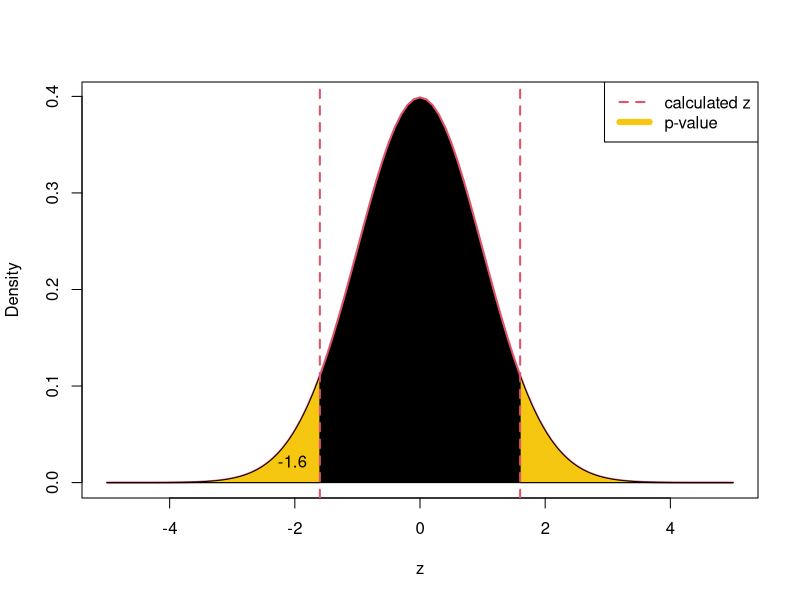

Generate this figure with R: (Note: this script raises an error after producing the figure.)
## ---- chunk 1
# I have previously selected significance level of 1%
alpha <- 0.01
qnorm(c(alpha/2, 1-alpha/2), 0, 1)
## ---- chunk 2
(1-pnorm(abs(1.6)))*2
## ---- chunk 3
plot(seq(-5,5,0.1), dnorm(seq(-5,5,0.1)), xlab="z", ylab="Density", type="l",
     lwd=0, lty=0, col=4)
polygon(c(seq(-5,5,0.1),rev(seq(-5,5,0.1))),
        c(dnorm(seq(-5,5,0.1)),rep(0,length(seq(-5,5,0.1)))), col=17, lty=0)
lines(seq(-5,5,0.1), dnorm(seq(-5,5,0.1)), lwd=2, lty=1, col=2)
lines(c(-5,5), c(0,0), col=1, lwd=1)
polygon(c(seq(-5,qnorm(1-pnorm(abs(1.6))),0.01),rev(seq(-5,qnorm(1-pnorm(abs(1.6))),0.01))),
        c(dnorm(seq(-5,qnorm(1-pnorm(abs(1.6))),0.01)), rep(0,length(seq(-5,qnorm(1-pnorm(abs(1.6))),0.01)))), col=15)
polygon(c(seq(qnorm(pnorm(abs(1.6))),5,0.01),rev(seq(qnorm(pnorm(abs(1.6))),5,0.01))),
        c(dnorm(seq(qnorm(pnorm(abs(1.6))),5,0.01)), rep(0,length(seq(qnorm(pnorm(abs(1.6))),5,0.01)))), col=15)
# abline(v=qnorm(c(1-pnorm(abs(1.6)),pnorm(abs(1.6)))), col=2, lwd=2)
abline(v=c(-1.6,1.6), col=2, lwd=2, lty=2)
text(-1.65,0.02,"-1.6",pos=2)
text(1.65,0.02,"1.6",pos=2)
legend("topright",legend=c("calculated z","p-value"),
       lwd=c(2,6), col=c(2,15), lty=c(2,1))
## ---- chunk 4
qt(c(alpha/2, 1-alpha/2), 100-1)
## ---- chunk 5
set.seed(41)
## ---- chunk 6
y <- rnorm(100, 175.3, 5)
# Note that our significance level is 1%,
# so we ask to produce 99% confidence interval
t.test(y, mu=175.3, alternative="two.sided", conf.level=0.99)
## ---- chunk 7
test <- t.test(y, mu=175.3, alternative="two.sided",conf.level=0.99)
## ---- chunk 8
wilcox.test(y, mu=175.3, alternative="two.sided")
## ---- chunk 9
test <- wilcox.test(y, mu=175.3, alternative="two.sided")
## ---- chunk 10
qchisq(0.01,29)
## ---- chunk 11
plot(seq(0,100,0.1), dchisq(seq(0,100,0.1),29), xlab=TeX("$\\chi^2$$"), ylab="Density", type="l",
     lwd=0, lty=0, col=4)
polygon(c(seq(0,100,0.1),rev(seq(0,100,0.1))),
        c(dchisq(seq(0,100,0.1),29),rep(0,length(seq(0,100,0.1)))), col=17, lty=0)
lines(seq(0,100,0.1), dchisq(seq(0,100,0.1),29), lwd=2, lty=1, col=2)
lines(c(0,100), c(0,0), col=1, lwd=1)
polygon(c(seq(0,qchisq(0.01,29),0.01),rev(seq(0,qchisq(0.01,29),0.01))),
        c(dchisq(seq(0,qchisq(0.01,29),0.01),29), rep(0,length(seq(0,qchisq(0.01,29),0.01)))), col=15)
abline(v=qchisq(0.01,29), col=4, lwd=2)
text(14.2,0.006,"14.26",pos=4)
abline(v=23.97, col=2, lwd=2, lty=2)
text(24,0.004,"23.97",pos=4)
legend("topright",legend=c(TeX("critical $\\chi^2$$"),TeX("calculated $\\chi^2$$"),TeX("$\\alpha =0.01$")),
       lwd=c(2,2,6), col=c(4,2,15), lty=c(1,2,1))
## ---- chunk 12
plot(seq(0,100,0.1), dchisq(seq(0,100,0.1),29), xlab=TeX("$\\chi^2$$"), ylab="Density", type="l",
     lwd=0, lty=0, col=4)
polygon(c(seq(0,100,0.1),rev(seq(0,100,0.1))),
        c(dchisq(seq(0,100,0.1),29),rep(0,length(seq(0,100,0.1)))), col=17, lty=0)
lines(seq(0,100,0.1), dchisq(seq(0,100,0.1),29), lwd=2, lty=1, col=2)
lines(c(0,100), c(0,0), col=1, lwd=1)
polygon(c(seq(0,qchisq(0.025,29),0.01),rev(seq(0,qchisq(0.025,29),0.01))),
        c(dchisq(seq(0,qchisq(0.025,29),0.01),29), rep(0,length(seq(0,qchisq(0.025,29),0.01)))), col=15)
abline(v=qchisq(0.025,29), col=4, lwd=2)
polygon(c(seq(100,qchisq(0.975,29),-0.01),rev(seq(100,qchisq(0.975,29),-0.01))),
        c(dchisq(seq(100,qchisq(0.975,29),-0.01),29), rep(0,length(seq(100,qchisq(0.975,29),-0.01)))), col=16)
abline(v=qchisq(0.975,29), col=4, lwd=2)
legend("topright",legend=c("critical values","95%","left 2.5%", "right 2.5%"),
       lwd=c(2,6,6,6), col=c(4,17,15,16))
